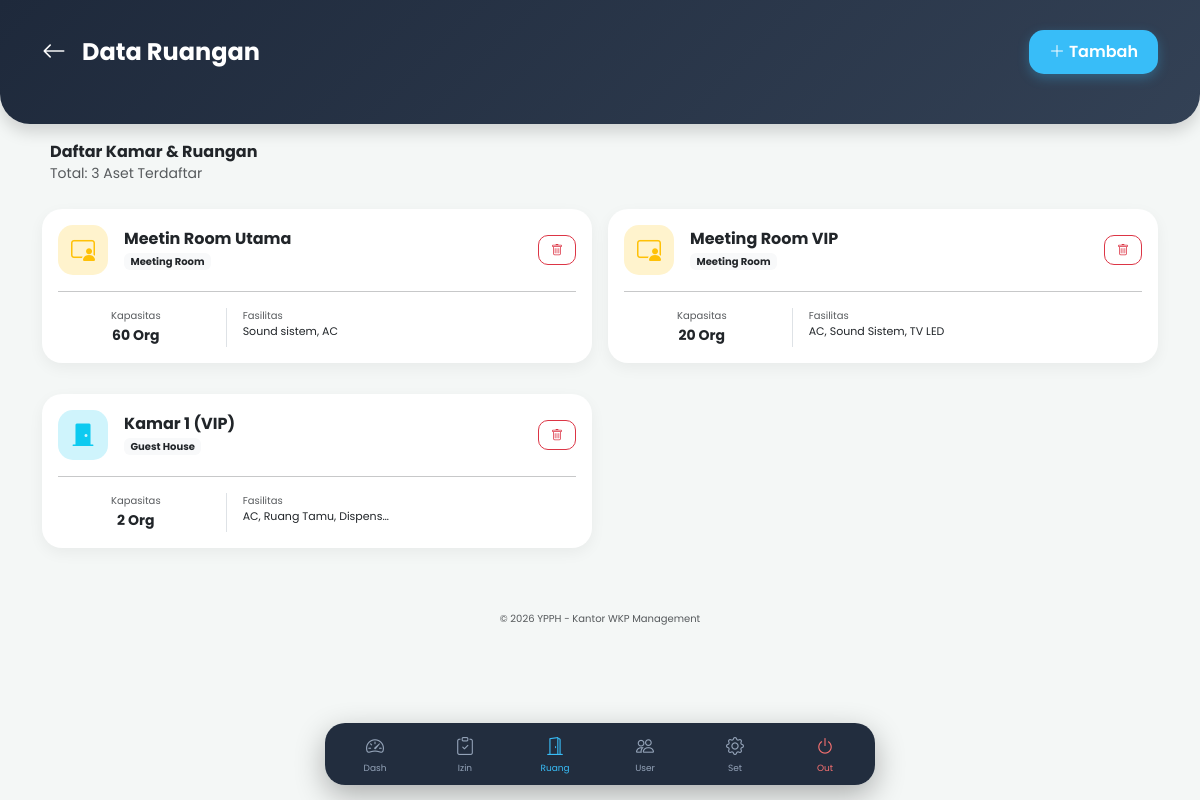
Screenshot of /admin/ruangan.php (signed in) with the database file from the repository.
### tables this page shows
CREATE TABLE `ruangan` (
  `id` int NOT NULL,
  `nama_ruangan` varchar(100) NOT NULL,
  `tipe` enum('guest_house','meeting_room') NOT NULL,
  `kapasitas` int DEFAULT NULL,
  `fasilitas` text,
  `keterangan` text
);

### admin/ruangan.php (the view, shortened to what this page needs)
<?php
include '../config/koneksi.php';
?>
<!DOCTYPE html>
<html lang="id">
<head>
    <link href="https://cdn.jsdelivr.net/npm/bootstrap@5.3.0/dist/css/bootstrap.min.css" rel="stylesheet">
    <link rel="stylesheet" href="https://cdn.jsdelivr.net/npm/bootstrap-icons@1.11.1/font/bootstrap-icons.css">
</head>
<body>
    <div class="header-section shadow">
        <div class="container d-flex justify-content-between align-items-center">
            <div class="d-flex align-items-center">
                <a href="index.php" class="text-white me-3 fs-4"><i class="bi bi-arrow-left"></i></a>
                <h4 class="fw-bold mb-0">Data Ruangan</h4>
            </div>
            <a href="ruangan_tambah.php" class="btn btn-add text-white">
                <i class="bi bi-plus-lg"></i> Tambah
            </a>
        </div>
    </div>
    <div class="container mt-5">
        <div class="px-2 mb-4">
            <h6 class="fw-bold mb-0 text-dark">Daftar Kamar & Ruangan</h6>
            <small class="text-muted small">Total: <?php echo mysqli_num_rows(mysqli_query($koneksi, "SELECT id FROM ruangan")); ?> Aset Terdaftar</small>
        </div>
        <div class="row g-3">
            <?php
            $data = mysqli_query($koneksi, "SELECT * FROM ruangan ORDER BY tipe DESC");
            while ($d = mysqli_fetch_array($data)) {
            ?>
                <div class="col-12 col-md-6">
                    <div class="card manage-card">
                        <div class="card-body p-3">
                            <div class="d-flex align-items-center">
                                <div class="icon-box-room me-3 <?php echo ($d['tipe'] == 'guest_house' ? 'bg-info-subtle text-info' : 'bg-warning-subtle text-warning'); ?>">
                                    <i class="bi <?php echo ($d['tipe'] == 'guest_house' ? 'bi-door-closed-fill' : 'bi-person-video3'); ?>"></i>
                                </div>
                                <div class="flex-grow-1">
                                    <h6 class="fw-bold mb-0"><?php echo $d['nama_ruangan']; ?></h6>
                                    <span class="badge bg-light text-dark small" style="font-size: 10px;">
                                        <?php echo ($d['tipe'] == 'guest_house' ? 'Guest House' : 'Meeting Room'); ?>
                                    </span>
                                </div>
                                <div class="text-end">
                                    <a href="ruangan_aksi.php?id=<?php echo $d['id']; ?>&aksi=hapus" class="btn btn-outline-danger btn-delete" onclick="return confirm('Hapus ruangan ini?')">
                                        <i class="bi bi-trash"></i>
                                    </a>
                                </div>
                            </div>
                            <hr class="my-3 opacity-25">
                            <div class="row text-center">
                                <div class="col-4 border-end">
                                    <small class="text-muted d-block" style="font-size: 10px;">Kapasitas</small>
                                    <small class="fw-bold text-dark"><?php echo $d['kapasitas']; ?> Org</small>
                                </div>
                                <div class="col-8 text-start px-3">
                                    <small class="text-muted d-block" style="font-size: 10px;">Fasilitas</small>
                                    <small class="text-dark text-truncate d-block" style="font-size: 11px; max-width: 150px;"><?php echo $d['fasilitas']; ?></small>
                                </div>
                            </div>
                        </div>
                    </div>
                </div>
            <?php } ?>
        </div>
        <div class="text-center mt-5">
            <p class="text-muted" style="font-size: 10px;">&copy; 2026 YPPH - Kantor WKP Management</p>
        </div>
    </div>
    <?php include 'navbar.php'; ?>
</body>
</html>

### admin/ruangan.php (style rules this page uses)
body { font-family: 'Poppins', sans-serif; background-color: #f4f7f6; padding-bottom: 100px; }
.header-section { background: linear-gradient(135deg, #1e293b, #334155); color: white; padding: 30px 20px 50px; border-radius: 0 0 30px 30px; margin-bottom: -30px; }
.manage-card { border: none; border-radius: 20px; background: #fff; margin-bottom: 15px; box-shadow: 0 5px 15px rgba(0, 0, 0, 0.05); overflow: hidden; }
.icon-box-room { width: 50px; height: 50px; border-radius: 15px; display: flex; align-items: center; justify-content: center; font-size: 24px; }
.btn-add { border-radius: 15px; padding: 10px 20px; font-weight: 600; background: #38bdf8; border: none; box-shadow: 0 4px 12px rgba(56, 189, 248, 0.3); }
.btn-delete { border-radius: 10px; padding: 5px 12px; font-size: 12px; }

### rows the page displays
ruangan: nama_ruangan "Meetin Room Utama", tipe "Meeting Room", kapasitas "60", fasilitas "Sound sistem, AC"
ruangan: nama_ruangan "Meeting Room VIP", tipe "Meeting Room", kapasitas "20", fasilitas "AC, Sound Sistem, TV LED"
ruangan: nama_ruangan "Kamar 1 (VIP)", tipe "Guest House", kapasitas "2", fasilitas "AC, Ruang Tamu, Dispenser"

### other values shown
mysqli_num_rows(mysqli_query($koneksi, "SELECT id FROM ruangan")) "3"
